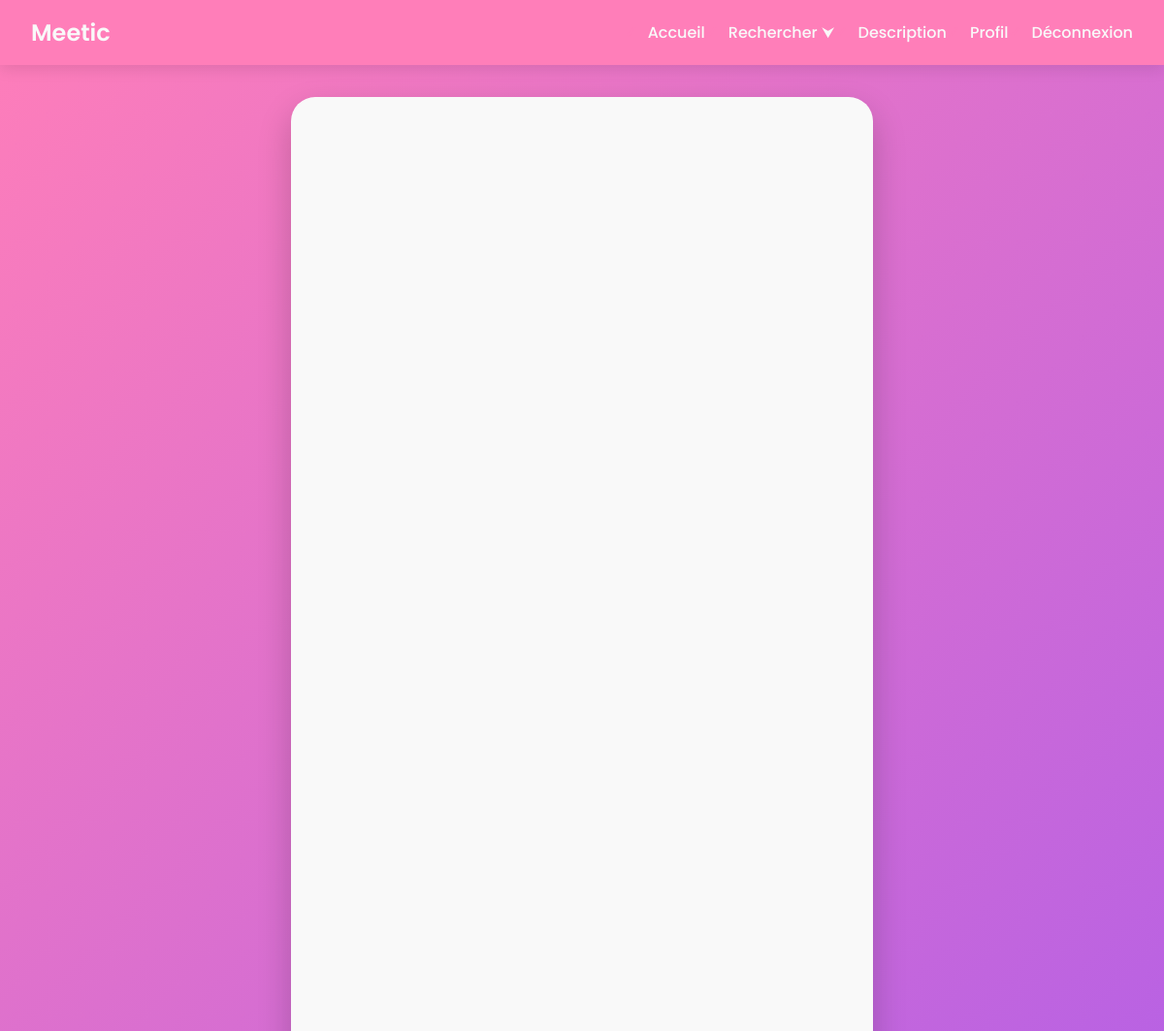
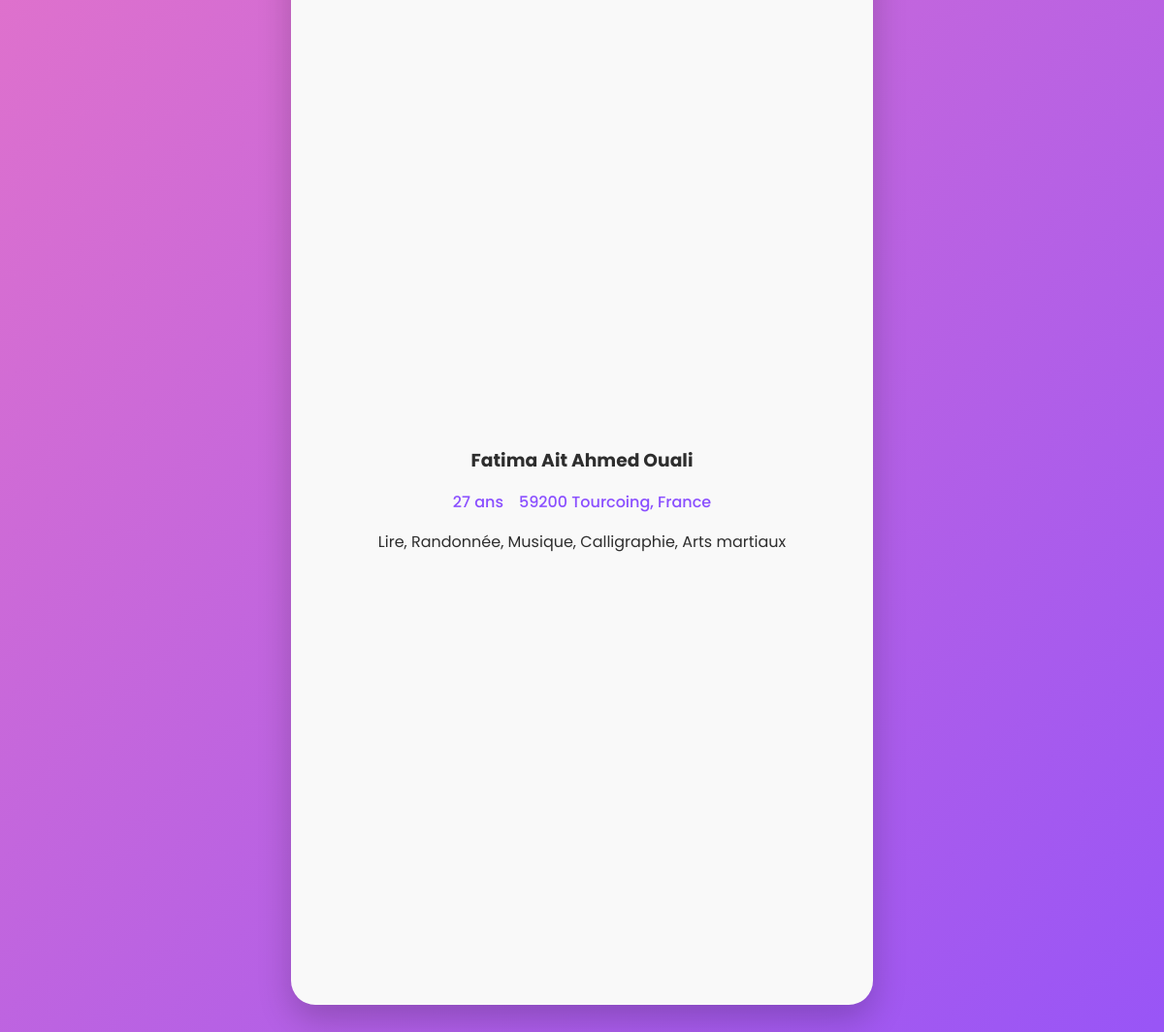
The page /MVC/vue/recherche.php (signed in) on the database its author committed (2 pictures, top to bottom).
### tables this page shows
CREATE TABLE `users` (
  `id` int NOT NULL COMMENT 'Identifiant unique',
  `firstname` varchar(50) NOT NULL COMMENT 'Prénom',
  `lastname` varchar(50) NOT NULL COMMENT 'Nom',
  `birthday` date NOT NULL COMMENT 'Date de Naissance',
  `gender` enum('Homme','Femme','Non-binaire','Gender fluide','Agender','Androgyne','Transgenre','Cisgenre','Intersexe','Autre') NOT NULL COMMENT 'Genre',
  `city` varchar(100) NOT NULL COMMENT 'Ville',
  `email` varchar(255) NOT NULL COMMENT 'Email',
  `password` varchar(255) NOT NULL COMMENT 'Mot de passe hashé',
  `is_active` tinyint(1) NOT NULL DEFAULT '1' COMMENT 'Compte actif (0 = supprimé, 1 = actif)',
  `profile_photo` varchar(255) NOT NULL
);

### MVC/model/RechercheModel.php (called while the page is built, shortened)
<?php
include_once __DIR__ . '../../../config.php';
function getFilteredUsers($filters)
{
    global $pdo;
    $query = "SELECT u.*, GROUP_CONCAT(h.name SEPARATOR ', ') AS hobbies
              FROM users u
              LEFT JOIN user_hobbies uh ON u.id = uh.user_id
              LEFT JOIN hobbies h ON uh.hobby_id = h.id
              WHERE u.is_active = 1";
    $params = [];
    $query .= " GROUP BY u.id";
    try {
        $stmt = $pdo->prepare($query);
        $stmt->execute($params);
        return $stmt->fetchAll(PDO::FETCH_ASSOC);
    } catch (PDOException $e) {
        error_log("Erreur de recherche: " . $e->getMessage());
        return [];
    }
}

### MVC/Controller/RechercheController.php (the view, shortened to what this page needs)
<?php
include_once __DIR__ . '../../model/RechercheModel.php';
function handleSearch()
{
    if ($_SERVER['REQUEST_METHOD'] === 'GET') {
        $users = getFilteredUsers([]);
        displayResults($users ?? []);
    }
}
function displayResults($users)
{
    echo '<div class="profiles-container">';
    foreach ($users as $user) {
        $age = date_diff(date_create($user['birthday']), date_create('today'))->y;
        echo '<div class="profile-card" data-user-id="' . $user['id'] . '">';
        echo '<div class="photos-container">';
        echo '</div>';
        echo '<div class="profile-info">';
        echo '<h3>' . htmlspecialchars($user['firstname']) . ' ' . htmlspecialchars($user['lastname']) . '</h3>';
        echo '<div class="age-city">';
        echo '<span>' . $age . ' ans</span>';
        echo '<span>' . htmlspecialchars($user['city']) . '</span>';
        echo '</div>';
        echo '<p class="hobbies">' . htmlspecialchars($user['hobbies']) . '</p>';
        echo '</div>';
        echo '<div class="actions">';
        echo '<button class="dislike-btn">✖</button>';
        echo '<button class="like-btn">❤</button>';
        echo '</div>';
        echo '</div>';
    }
    echo '</div>';
}

### MVC/vue/recherche.php (shortened to what this page needs)
<?php
include_once __DIR__ . '/../Controller/RechercheController.php';
?>
<!DOCTYPE html>
<html lang="fr">
<head>
    <link rel="stylesheet" href="../../public/assets/CSS/recherche.css">
</head>
<body>
    <nav class="navbar">
        <div class="navbar-container">
            <a href="./acceuil.php" class="navbar-logo">Meetic</a>
            <ul class="navbar-menu">
                <li><a href="./acceuil.php" class="navbar-link">Accueil</a></li>
                <li class="navbar-link" id="nav__recherche"> Rechercher &#11167; </li>
                <li><a href="#" class="navbar-link" id="nav__description">Description</a></li>
                <?php if (isset($_SESSION['user_id'])): ?>
                    <li><a href="./profile.php" class="navbar-link">Profil</a></li>
                    <li><a href="../Controller/Auth/logout.php" class="navbar-link">Déconnexion</a></li>
                <?php else: ?>
                    <li><a href="../vue/Auth/login.php" class="navbar-link">Connexion</a></li>
                <?php endif; ?>
            </ul>
        </div>
    </nav>
                <?php
                include_once __DIR__ . '../../Controller/RechercheController.php';
                ?>
    <?php
    handleSearch();
    ?>
</body>
</html>

### public/assets/CSS/recherche.css (style rules this page uses)
:root { --soft-pink: #FF7EB9; --warm-purple: #8A4FFF; --light-peach: #FFD6C2; --soft-white: #F9F9F9; --dark-gray: #2E2E2E; --accent-gold: #FFC107; --success-green: #4CAF50; --error-red: #f44336; }
* { margin: 0; padding: 0; box-sizing: border-box; font-family: 'Poppins', sans-serif; }
body { background: linear-gradient(135deg, var(--soft-pink) 0%, var(--warm-purple) 100%); color: var(--dark-gray); min-height: 100vh; }
.navbar { position: relative; background: var(--soft-pink); padding: 1rem 2rem; box-shadow: 0 4px 15px rgba(0, 0, 0, 0.1); position: fixed; width: 100%; top: 0; z-index: 10000; }
.navbar-container { display: flex; justify-content: space-between; align-items: center; max-width: 1200px; margin: 0 auto; }
.navbar-logo { color: var(--soft-white); font-size: 1.5rem; font-weight: 600; text-decoration: none; }
.navbar-menu { list-style: none; display: flex; gap: 1.5rem; }
.navbar-link { position: relative; color: var(--soft-white); text-decoration: none; font-weight: 500; transition: color 0.3s ease; cursor: pointer; }
.navbar-link::after { content: ''; position: absolute; bottom: -5px; left: 0; width: 0; height: 2px; background: var(--light-peach); transition: width 0.3s ease; }
ul { list-style: none; }
ul li { position: relative; }
ul li::before { content: "✓"; color: var(--soft-pink); font-weight: bold; position: absolute; left: -1.5rem; }
.profiles-container { position: relative; width: 600px; height: 80vh; margin: 100px auto 2rem; perspective: 1000px; }
.profile-card { position: absolute; width: 100%; height: 100%; background: var(--soft-white); border-radius: 25px; box-shadow: 0 15px 35px rgba(0,0,0,0.2); transition: transform 0.6s cubic-bezier(0.34, 1.56, 0.64, 1), opacity 0.3s; transform-style: preserve-3d; will-change: transform; }
.photos-container { position: relative; height: 70%; overflow: hidden; border-radius: 25px 25px 0 0; }
.profile-info { padding: 1.5rem; text-align: center; }
.age-city { display: flex; justify-content: center; gap: 1rem; margin: 1rem 0; color: var(--warm-purple); font-weight: 500; }
.actions { position: absolute; bottom: 2rem; left: 50%; transform: translateX(-50%); display: flex; gap: 2rem; }
.like-btn, .dislike-btn { width: 60px; height: 60px; border: none; border-radius: 50%; background: white; box-shadow: 0 5px 15px rgba(0,0,0,0.15); cursor: pointer; transition: all 0.3s cubic-bezier(0.175, 0.885, 0.32, 1.275); }
.photos-container { position: relative; overflow: hidden; }

### rows shown on the page
users: firstname "Fatima", lastname "Ait Ahmed Ouali", birthday "27", city "59200 Tourcoing, France", hobbies "Lire, Randonnée, Musique, Calligraphie, Arts martiaux"
